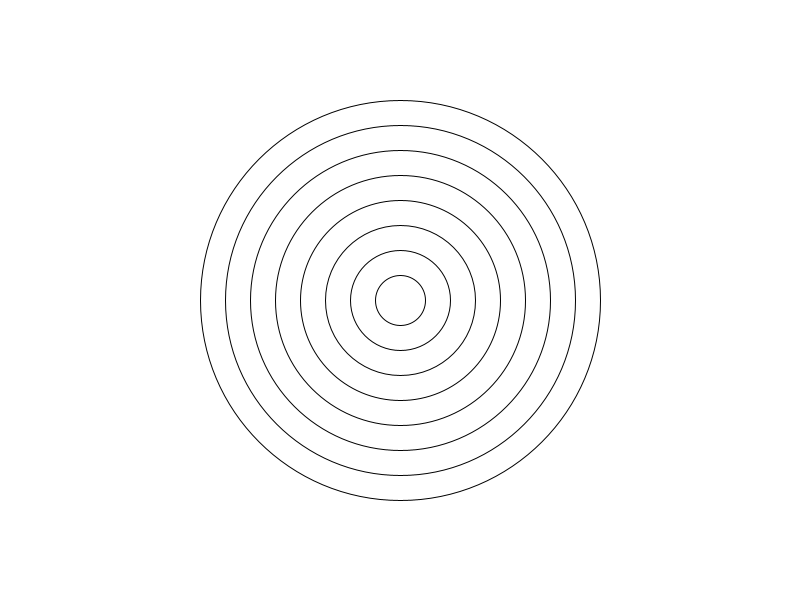
Frame 1 (no input)
Frame 60 (the mouse pressed at the canvas centre just before this capture): identical to frame 1, image omitted
Frame 120 (the mouse held since frame 60 and released just before this capture): identical to frame 1, image omitted

The Processing sketch that drew this single still picture (run headless with seeded random() and noise(); from frame 60 on, the mouse is pressed at the canvas centre):

// Processing sketch: MouthMagnet
// ── MouthMagnet.pde

int numCircles;

float minR;
float maxR;
float deltaR;

float maxDistance;

boolean printValueOn;

boolean mouseClickedOn;

void setup(){
  size(800, 600);
  
  numCircles = 8;
  
  maxR = 200;
  minR = maxR / numCircles;
  
  deltaR = (maxR - minR)/ (numCircles - 1);
  
  maxDistance = dist(0, 0, width, height);
  
  mouseClickedOn = false;
  
  printValueOn = false; 
}

void draw(){
  background(255);
  
  float cx = width * 0.5;
  float cy = height * 0.5;
  PVector c = new PVector(cx, cy);
  
  for(int k = 0; k < numCircles; k++){
    
    float r = maxR - k * deltaR;
    
    if(mouseClickedOn){
      
      PVector mc = new PVector(c.x - mouseX, c.y - mouseY);
      
      float distance = mc.mag();
      
      mc.normalize();
      
      float displacement = map(distance, 0, 0.5*maxDistance, 0.5*maxR, 0);
      //float displacement = map(distance, 0, 1.0*maxDistance, 0.5*maxR, 0);
      //float displacement = map(distance, 0, 0.5*maxDistance, 5.0*maxR, 0);
      //if(displacement < 0) displacement = 0;
      
      if(printValueOn){
        println("k : " + k + " , displacement : " +displacement);
      }
      c.add(mc.mult(displacement));
      //c.x += mc.mult(displacement).x; 
      //c.y += mc.mult(displacement).y;
    }
    
    ellipse(c.x, c.y, 2*r, 2*r);
  }
}

void mouseClicked(){
  mouseClickedOn = !mouseClickedOn;
}

void keyPressed(){
  if(key == 'p'){
    printValueOn = !printValueOn;
  }
}
